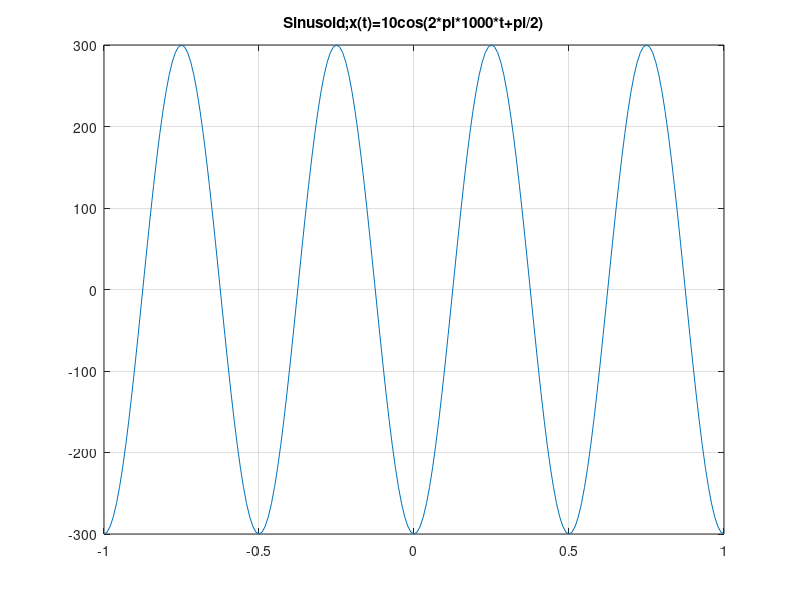

Reproduce this figure in MATLAB.
dt=1/100;
tt=-1:dt:1;
F0=2;
zz=300*exp(j*(2*pi*F0*(tt-0.75)));
xx=real(zz);
%
plot(tt,xx)
grid on
title('Sinusoid;x(t)=10cos(2*pi*1000*t+pi/2)');